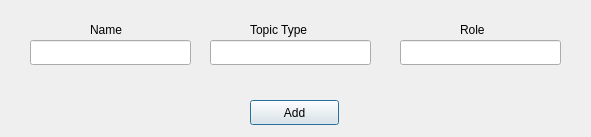
<?xml version="1.0" encoding="UTF-8"?>
<ui version="4.0">
 <class>Dialog_Add_Port</class>
 <widget class="QDialog" name="Dialog_Add_Port">
  <property name="geometry">
   <rect>
    <x>0</x>
    <y>0</y>
    <width>591</width>
    <height>137</height>
   </rect>
  </property>
  <property name="windowTitle">
   <string>Dialog</string>
  </property>
  <widget class="QLineEdit" name="add_topic_type">
   <property name="geometry">
    <rect>
     <x>210</x>
     <y>40</y>
     <width>161</width>
     <height>25</height>
    </rect>
   </property>
  </widget>
  <widget class="QLineEdit" name="add_role">
   <property name="geometry">
    <rect>
     <x>400</x>
     <y>40</y>
     <width>161</width>
     <height>25</height>
    </rect>
   </property>
  </widget>
  <widget class="QLabel" name="label">
   <property name="geometry">
    <rect>
     <x>90</x>
     <y>20</y>
     <width>101</width>
     <height>20</height>
    </rect>
   </property>
   <property name="text">
    <string>Name</string>
   </property>
  </widget>
  <widget class="QLabel" name="label_2">
   <property name="geometry">
    <rect>
     <x>250</x>
     <y>20</y>
     <width>101</width>
     <height>20</height>
    </rect>
   </property>
   <property name="text">
    <string>Topic Type</string>
   </property>
  </widget>
  <widget class="QLineEdit" name="add_name">
   <property name="geometry">
    <rect>
     <x>30</x>
     <y>40</y>
     <width>161</width>
     <height>25</height>
    </rect>
   </property>
  </widget>
  <widget class="QPushButton" name="pushButton">
   <property name="geometry">
    <rect>
     <x>250</x>
     <y>100</y>
     <width>89</width>
     <height>25</height>
    </rect>
   </property>
   <property name="text">
    <string>Add</string>
   </property>
  </widget>
  <widget class="QLabel" name="label_3">
   <property name="geometry">
    <rect>
     <x>460</x>
     <y>20</y>
     <width>101</width>
     <height>20</height>
    </rect>
   </property>
   <property name="text">
    <string>Role</string>
   </property>
  </widget>
 </widget>
 <resources/>
 <connections/>
</ui>
